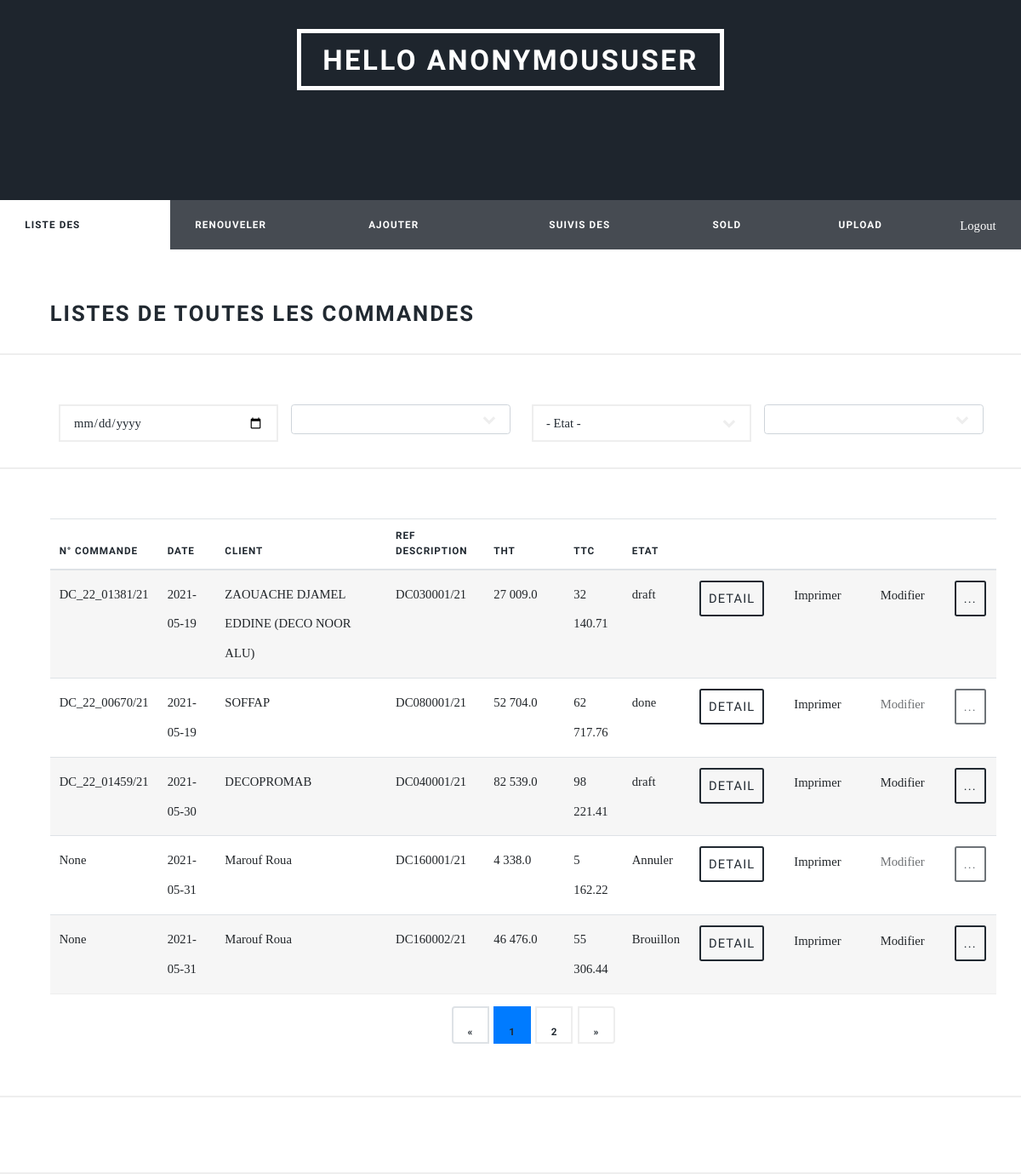
The app's page /commerciale/listCommandesC, older data.
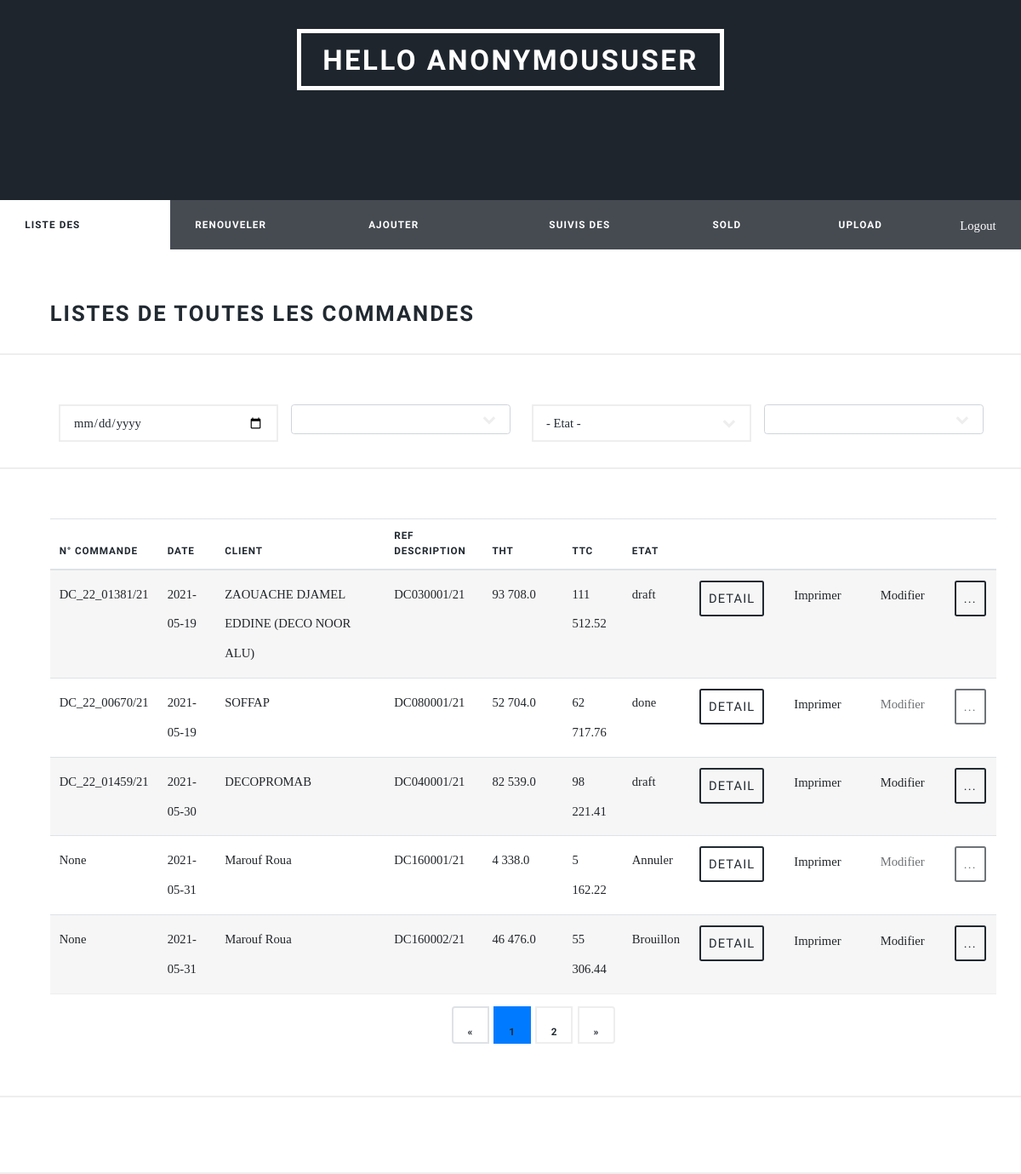
The same page, newer data.
### distributeur/models.py (models this page shows)
class Commande(models.Model):
    id = models.AutoField(primary_key=True)
    n_commande_odoo = models.CharField(null=True, blank=True, max_length=255)
    reference_description = models.CharField(max_length=255)
    destributeur = models.ForeignKey(Distributeur, on_delete=models.CASCADE)
    societe = models.CharField(default='Strugal', max_length=255)
    totaleHT = models.FloatField()
    totaleTTC = models.FloatField()
    capture = models.ImageField(
        upload_to='emailCapture/', null=True, blank=True)
    etat = models.CharField(default='Brouillon', max_length=255)
    date = models.CharField(
        default=date.today().strftime("%Y-%m-%d"), max_length=255)

class Distributeur(models.Model):
    user = models.ForeignKey(User, null=True, on_delete=models.CASCADE)
    id = models.AutoField(primary_key=True)
    id_dist = models.IntegerField(default=0)
    nom = models.CharField(max_length=255)
    adress = models.CharField(max_length=255)
    tel_fix = models.CharField(null=True, blank=True, max_length=255)
    tel_portable = models.CharField(null=True, blank=True, max_length=255)
    couriel = models.CharField(null=True, blank=True, max_length=255)
    civilite = models.IntegerField(null=True, blank=True)
    site_web = models.CharField(null=True, blank=True, max_length=255)
    rcn = models.CharField(max_length=255)
    date_enregistrement_rc = models.CharField(max_length=255)
    nis = models.CharField(null=True, blank=True, max_length=255)
    ifn = models.CharField(max_length=255)
    art = models.CharField(max_length=255)
    date_debut_activité = models.CharField(
        null=True, blank=True, max_length=255)
    date_effet = models.CharField(null=True, blank=True, max_length=255)
    date_echeance = models.CharField(null=True, blank=True, max_length=255)
    status = models.CharField(max_length=255)
    nbr_facture = models.IntegerField(default=0)
    def __str__(self):
        return self.nom

### commerciale/views.py (the view)
# urls.py: path("listCommandesC", views.listCommandes, name="listCommandes"),
def listCommandes(request):
    list_destri()
    try:
        commande = Commande.objects.filter(
            n_commande_odoo=None).values('reference_description')
        data2 = {}
        i = 0
        for ids in commande:
            print(ids['reference_description'])
            data2[i] = ids['reference_description']
            i = i + 1
        data = {"data": data2
                }
        eleme = requests.post(
            "http://10.10.10.64:8180/diststru/nodoo/", json=data).json()
        print(eleme)
        if eleme is not None:
            for key in eleme.keys():
                la_commande = Commande.objects.get(
                    reference_description=eleme[key][3])
                la_commande.n_commande_odoo = eleme[key][2]
                la_commande.etat = eleme[key][4]
                if la_commande.etat == 'drafte':
                    la_commande.etat = 'Brouillon'
                elif la_commande.etat == 'progress':
                    la_commande.etat = 'En cours'
                elif la_commande.etat == 'confirmed':
                    la_commande.etat = 'confirmé'
                elif la_commande.etat == 'done':
                    la_commande.etat = 'Terminé'
                else:
                    la_commande.etat = 'Annuler'
                la_commande.save()
            print('success')
    except Exception as e:
        print(e)
        print('Error bringing n° odoo')
    try:
        commande = Commande.objects.exclude(etat__in=[
            "Annuler", 'done']).exclude(n_commande_odoo=None).values('reference_description', 'etat')
        data2 = {}
        i = 0
        for ids in commande:
            data2[i] = ids['reference_description']
            i = i + 1
        data = {"data": {"state": commande[0]['etat'], "n_odoo": data2}
                }
        eleme = requests.post(
            "http://10.10.10.64:8585/diststru/state/", json=data).json()
        if eleme is not None:
            for key in eleme.keys():
                la_commande = Commande.objects.get(
                    reference_description=eleme[key][0])
                la_commande.etat = eleme[key][1]
                la_commande.save()
            print('success')
    except Exception as e:
        print(e)
        print('Error bringing Etat')
    commande = Commande.objects.all().order_by('id')
    paginator = Paginator(commande, 5)
    page = request.GET.get('page')
    commande = paginator.get_page(page)
    context = {
        "commande": commande
    }
    return render(
        request, "commerciale/listCommandes.html", context)

### commerciale/templatetags/intspace.py (called while the page is built)
@register.filter('intspace')
def intspace(value):
    orig = force_str(value)
    new = re.sub("^(-?\d+)(\d{3})", '\g<1> \g<2>', orig)
    if orig == new:
        return new
    else:
        return intspace(new)

### templates/commerciale/listCommandes.html (shortened to what this page needs)
{%extends 'base.html'%} {% block title %} LISTE DES COMMANDE {% endblock %}
{% block content %}
{% load static %}
{% load intspace %}
<div id="wrapper">
   <link rel="stylesheet" href="https://maxcdn.bootstrapcdn.com/bootstrap/4.5.2/css/bootstrap.min.css">
   <link rel="stylesheet" href="https://unpkg.com/bootstrap-table@1.18.3/dist/bootstrap-table.min.css">
   <link rel="stylesheet" href="{% static '/css/main.css' %}" />
  {% include 'partials/_header.html'%}
  {% include 'partials/_nav_com.html'%}
  <div id="main">
    <h2>Listes de toutes les commandes</h2>
    <div  id="filtreur">
      <div class="col col-12 col-lg-3 col-xl-3">
      <input type="date" id="dateE" class="margening">
    </div>
    <div class="col col-12 col-lg-3 col-xl-3">
      <select name="refdes" class="form-control select2" id="refdes">
        <option value=""></option>
      </select>
    </div>
    <div class="col col-12 col-lg-3 col-xl-3">
      <select name="etat" id="etat" class="margening">
        <option value="">- Etat -</option>
      </select></div>
      <div class="col col-12 col-lg-3 col-xl-3">
      <select name="distributeur" class="form-control" class="margening" id="selectDistri" >
        <option value=""></option>
      </select></div>
      <br>
    </div>
    <div id='table-div-commande' class="table-wrapper">
      <table id="bootstrap-table" class="table">
          <thead>
                  <th  data-field="Commande" data-sortable="true">N° Commande</th>
                  <th  data-field="Date" data-sortable="true">Date</th>
                  <th  data-field="Client" data-sortable="true">Client</th>
                  <th  data-field="Ref" data-sortable="true">Ref Description</th>
                  <th  data-field="THT" data-sortable="true" style="
                  width: 94px;">THT</th>
                  <th  data-field="TTC" data-sortable="true">TTC</th>
                  <th  data-field="Etat" data-sortable="true">Etat</th>
                  <th></th>
                  <th></th>
                  <th></th>
                  <th></th>
          </thead>
          <tbody>
              {% for com in commande %}
              <tr>
                  <td>{{com.n_commande_odoo}}</td>
                  <td>{{com.date}}</td>
                  <td>{{com.destributeur}}</td>
                  <td>{{com.reference_description}}</td>
                  <td>{{com.totaleHT|intspace}}</td>
                  <td>{{com.totaleTTC|intspace}}</td>
                  <td>{{com.etat}}</td>
                  <td data-visible="false"><button
                    id="{{com.id}}"
                    onClick="showDetail(this.id)"
                    type="button"
                    class="btn "
                    data-toggle="modal" data-target="#exampleModal"
                  >Detail</button></td>
                  <td>
                    <a
                    id="{{com.id}}"
                    type="button"
                    class="btn "
                    href="{% url 'pdf_view' com.id %}"
                    target="_blank"
                  >Imprimer</a>
                  </td>
                  <td><a
                    id="{{com.id}}"
                    {% if com.etat == 'Annuler' or com.etat == 'done' %}
                    class="btn disabled"
                    {% else %}
                    class="btn"
                    {% endif %}
                    type="button"
                    href="{% url 'modifierCommande' com.id %}"
                  >Modifier</a></td>
                  <td>
                    <div class="dropdown">
                      <button
                      {% if com.etat == 'Annuler' or com.etat == 'done' %}
                      class="btn disabled"
                      {% else %}
                      class="btn"
                      {% endif %}
                      type="button"
                      id="dropdownMenuButton"
                      data-toggle="dropdown"
                      aria-expanded="false">
                        ...
                      </button>
                    </div>
                  </td>
              </tr>
              {% endfor %}
          </tbody>
      </table>
      <div class="row text-center" id="paginator">
        <div class="col-md-12">
          {%if commande.has_other_pages%}
          <ul class="pagination">
            {% if commande.has_previous %}
            <li class="page-item">
              <a href="?page={{commande.previous_page_number}}" class="page-link btn-md btn-light"> &laquo; </a>
            </li>
            {% else %}
            <li class="page-item disabled">
              <a class="page-link btn-md btn-light">&laquo;</a>
            </li>
            {% endif %} {% for i in commande.paginator.page_range %} {% if commande.number == i %}
            <li class="page-item active">
              <a class="page-link btn-md btn-light">{{i}}</a>
            </li>
            {% else %}
            <li class="page_item">
              <a href="?page={{i}}" class="page-link btn-md btn-light">{{i}}</a>
            </li>
            {% endif %} {% endfor %} {% if commande.has_next %}
            <li class="page-item">
              <a href="?page={{commande.next_page_number}}" class="page-link btn-md btn-light"> &raquo; </a>
            </li>
            {% else %}
            <li class="page-item disabled">
              <a class="page-link btn-md btn-light">&raquo;</a>
            </li>
            {% endif %}
          </ul>
          {% endif %}
        </div>
      </div>
    </div>
    <hr />
  </div>
</div>
{% endblock %}

### templates/base.html (shortened to what this page needs)
{% load static %}
<!DOCTYPE html>
<html lang="en">
  <head>
    <link
      href="https://cdn.jsdelivr.net/npm/select2@4.1.0-rc.0/dist/css/select2.min.css"
      rel="stylesheet"
    />
    <link
      rel="stylesheet"
      href="https://maxcdn.bootstrapcdn.com/bootstrap/4.5.2/css/bootstrap.min.css"
    />
    <link rel="stylesheet" href="{% static '/css/main.css' %}" />
  </head>
  <body class="is-preload">
    {% block content %} {% endblock %}
  </body>
</html>

### templates/partials/_header.html (shortened to what this page needs)
{% load static %}
<header id="header">
  <a class="logo">Hello {{request.user}}</a>
  <br /><br />
</header>

### templates/partials/_nav_com.html
 <nav id="nav">
    {% with request.resolver_match.url_name as url_name %}
    <ul class="links">
      <li {% if url_name == 'listCommandes' %}class="active"{% endif %}><a {% if url_name != 'listCommandes' %}href="{% url 'listCommandes' %}"{% endif %}>Liste des commande</a></li>
      <li {% if url_name == 'renouveler_contrat' %}class="active"{% endif %}><a {% if url_name != 'renouveler_contrat' %}href="{% url 'renouveler_contrat' %}"{% endif %} >Renouveler Contrat</a></li>
      <li {% if url_name == 'ajouterDis' %}class="active"{% endif %}><a {% if url_name != 'ajouterDis' %}href="{% url 'ajouterDis' %}"{% endif %} >Ajouter Distributeur</a></li>
      <li {% if url_name == 'suiviContrat' %}class="active"{% endif %}><a {% if url_name != 'suiviContrat' %}href="{% url 'suiviContrat' %}"{% endif %} >Suivis des Contrat</a></li>
      <li {% if url_name == 'soldClient' %}class="active"{% endif %}><a {% if url_name != 'soldClient' %}href="{% url 'soldClient' %}"{% endif %} >Sold Clients</a></li>
      <li {% if url_name == 'uploadProduct' %}class="active"{% endif %}><a {% if url_name != 'uploadProduct' %}href="{% url 'uploadProduct' %}"{% endif %} >Upload Product</a></li>
    </ul>
    <ul class="icons">
      <li>
        <span class="label"
          ><a href="{% url 'logout' %}"class="icon brands fa-sign-out" aria-hidden="true">Logout</a>
        </span>
      </li>
    </ul>
    {% endwith %}
  </nav>

Row changes from the older to the newer data that the page shows:
changed Commande "DC_22_01381/21": totaleHT "27 009.0" → "93 708.0"; totaleTTC "32 140.71" → "111 512.52"
